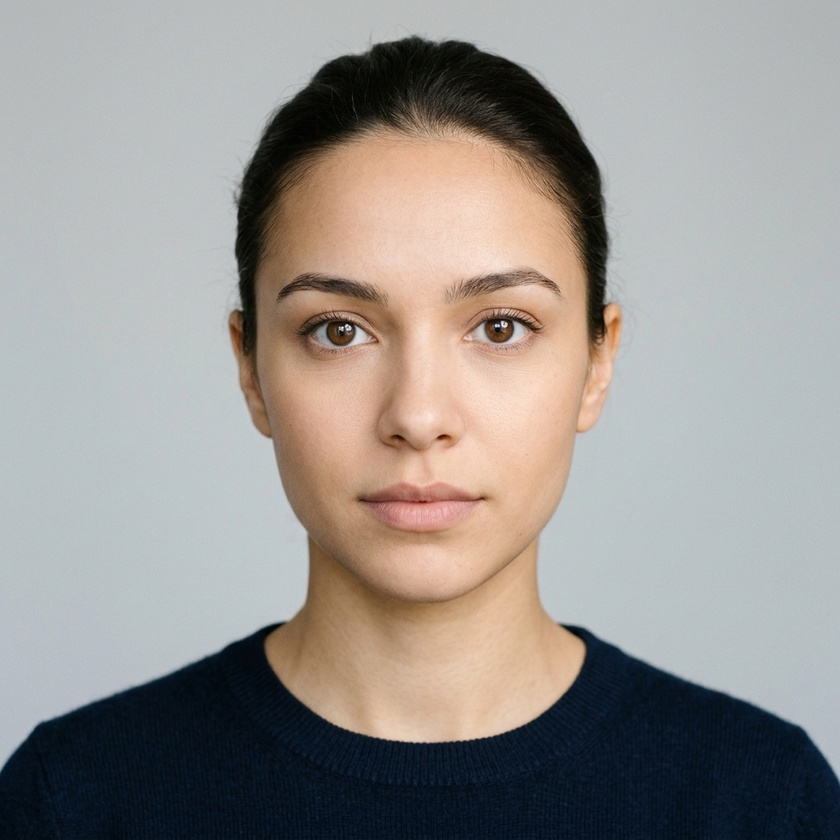
#> input picture assets/images/eye_face.jpg, 840 x 840 px, shrunk from 1024 x 1024 before the run
$ jupyter execute 03_Face_and_Eyes_Detection.ipynb   (shell and % lines are left out)
#> lines starting #> are read from the running program, lines starting #| are printed output that depends on the picture; after the words box and inside, x2 and y2 are one past the last pixel; in counts of white or black regions, pixels touching at a corner belong together
<div style="
  background: linear-gradient(145deg, #1a0b08, #2d1310);
  border: 4px solid transparent;
  border-radius: 14px;
  padding: 18px 22px;
  margin: 12px 0;
  font-size: 26px;
  font-weight: 600;
  color: #fff8f6;
  box-shadow: 0 6px 14px rgba(0,0,0,0.3);
  background-clip: padding-box;
  position: relative;
">
  <div style="
    position: absolute;
    inset: 0;
    padding: 4px;
    border-radius: 14px;
    background: linear-gradient(90deg, #ff7b00, #ff0054, #9d0208);
    -webkit-mask:
      linear-gradient(#fff 0 0) content-box,
      linear-gradient(#fff 0 0);
    -webkit-mask-composite: xor;
    mask-composite: exclude;
    pointer-events: none;
  "></div>

  <b>03 $\rightarrow$ Hierarchical Face & Eye Detection</b>
  <br>
  <span style="color:#ffb5a7; font-size: 18px;">(Hierarchical Region-of-Interest Pipeline for Robust Eye Localization)</span>
</div>

---

## Overview
In this notebook, we implement **Hierarchical Region of Interest (ROI)** detection:
1. Detect the **face** bounding box $(x, y, w, h)$ first.
2. Constrain eye detection strictly inside the **upper portion of the face ROI**.

### Why Hierarchical Detection is Superior:
- **Accuracy**: Restricts eye search strictly to the eye-level region of the face.
- **Speed**: Searching a small face sub-region is much faster than scanning the entire canvas.

---

# Table of Contents

1. [Import Libraries](#1-import-libraries)
2. [Load Face and Eye Classifiers](#2-load-face-and-eye-classifiers)
3. [Load and Prepare the Input Image](#3-load-and-prepare-the-input-image)
4. [Hierarchical Detection Function](#4-hierarchical-detection-function)
5. [Visualizations](#5-visualizations)
   - 5.1 [Plot 1: Side-by-Side Detection Overview](#51-plot-1-side-by-side-detection-overview)
   - 5.2 [Plot 2: Multi-Level Breakdown (Face ROI & Isolated Eyes)](#52-plot-2-multi-level-breakdown-face-roi-isolated-eyes)
6. [Key Takeaways](#6-key-takeaways)

---

<a id="1-import-libraries"></a>
##

<span style="
  display: inline-block;
  color: #fff;
  background: linear-gradient(135deg, #7209b7, #4cc9f0);
  padding: 12px 20px;
  border-radius: 12px;
  font-size: 24px;
  font-weight: 700;
  box-shadow: 0 4px 12px rgba(0,0,0,0.3);
  transition: transform 0.2s ease, box-shadow 0.2s ease;
">1. Import Libraries</span>

[cell 1]
import cv2
import numpy as np
import matplotlib.pyplot as plt

<a id="2-load-face-and-eye-classifiers"></a>
##

<span style="
  display: inline-block;
  color: #fff;
  background: linear-gradient(135deg, #7209b7, #4cc9f0);
  padding: 12px 20px;
  border-radius: 12px;
  font-size: 24px;
  font-weight: 700;
  box-shadow: 0 4px 12px rgba(0,0,0,0.3);
  transition: transform 0.2s ease, box-shadow 0.2s ease;
">2. Load Face and Eye Classifiers</span>

[cell 2]
face_cascade_path = 'Haarcascades/haarcascade_frontalface_default.xml'
eye_cascade_path = 'Haarcascades/haarcascade_eye.xml'

face_classifier = cv2.CascadeClassifier(face_cascade_path)
eye_classifier = cv2.CascadeClassifier(eye_cascade_path)

if face_classifier.empty() or eye_classifier.empty():
    print("Error loading cascade files!")
else:
    print("Both Face and Eye classifiers loaded successfully!")

<a id="3-load-and-prepare-the-input-image"></a>
##

<span style="
  display: inline-block;
  color: #fff;
  background: linear-gradient(135deg, #7209b7, #4cc9f0);
  padding: 12px 20px;
  border-radius: 12px;
  font-size: 24px;
  font-weight: 700;
  box-shadow: 0 4px 12px rgba(0,0,0,0.3);
  transition: transform 0.2s ease, box-shadow 0.2s ease;
">3. Load and Prepare the Input Image</span>

[cell 3]
image_bgr = cv2.imread('assets/images/eye_face.jpg')
#> image_bgr is the input picture: shape (840, 840, 3); mean B, G, R 144.2, 147.8, 151.9

image_rgb = cv2.cvtColor(image_bgr, cv2.COLOR_BGR2RGB)
image_gray = cv2.cvtColor(image_bgr, cv2.COLOR_BGR2GRAY)
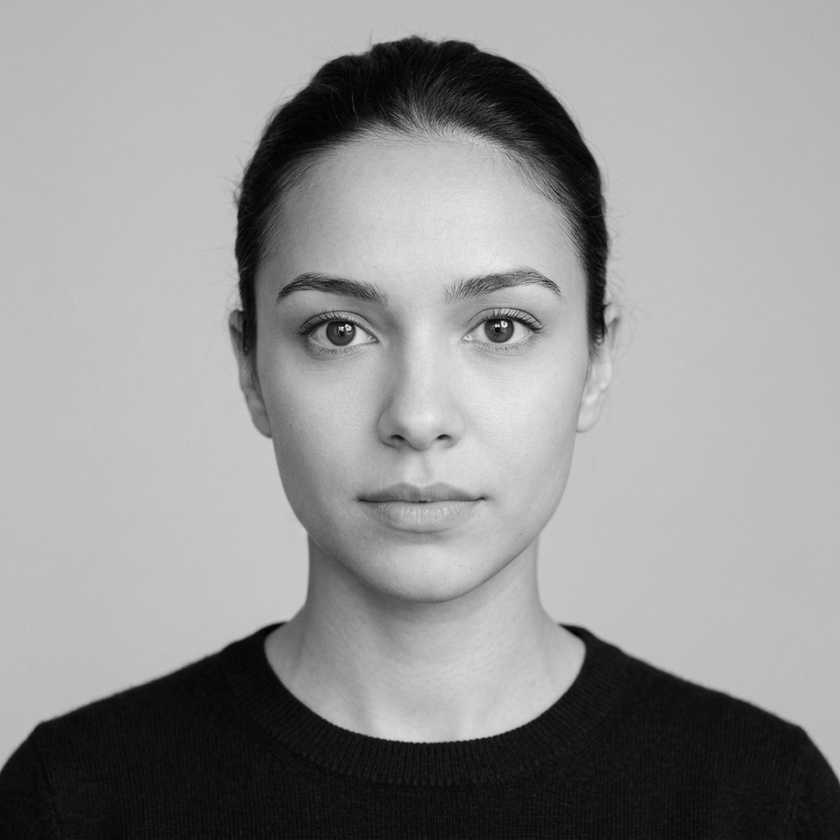
#> image_gray: shape (840, 840); min 0, max 250, mean 148.6

print(f"Image Dimensions: {image_rgb.shape[1]} x {image_rgb.shape[0]} px")
#| Image Dimensions: 840 x 840 px

<a id="4-hierarchical-detection-function"></a>
##

<span style="
  display: inline-block;
  color: #fff;
  background: linear-gradient(135deg, #7209b7, #4cc9f0);
  padding: 12px 20px;
  border-radius: 12px;
  font-size: 24px;
  font-weight: 700;
  box-shadow: 0 4px 12px rgba(0,0,0,0.3);
  transition: transform 0.2s ease, box-shadow 0.2s ease;
">4. Hierarchical Detection Function</span>

- First, detect the face on `image_gray`.
- Extract `roi_gray` and search the upper $58\%$ of the face (`upper_h = int(h * 0.58)`).
- Draw the face in red `(255, 0, 0)` and eyes in blue `(0, 0, 255)` with green center markers.

[cell 4]
def detect_faces_and_eyes(image_rgb, image_gray):
    canvas = image_rgb.copy()
    faces = face_classifier.detectMultiScale(image_gray, scaleFactor=1.3, minNeighbors=5)
#> faces = [[201, 152, 443, 443]]

    detection_data = []

    for (x, y, w, h) in faces:
        # Draw face rectangle in basic red
        cv2.rectangle(canvas, (x, y), (x + w, y + h), (255, 0, 0), 5)
        cv2.putText(canvas, "Face", (x, y - 10), cv2.FONT_HERSHEY_SIMPLEX, 0.9, (255, 0, 0), 2)

        # Constrain eye search to the upper 58% of the face ROI
        upper_h = int(h * 0.58)
        roi_gray_upper = image_gray[y:y+upper_h, x:x+w]
        roi_color = canvas[y:y+h, x:x+w]

        eyes = eye_classifier.detectMultiScale(
            roi_gray_upper,
            scaleFactor=1.1,
            minNeighbors=5,
            minSize=(50, 50)
        )
        eyes = sorted(eyes, key=lambda b: b[0])

        for (ex, ey, ew, eh) in eyes:
            # Draw eye rectangle in basic blue
            cv2.rectangle(roi_color, (ex, ey), (ex + ew, ey + eh), (0, 0, 255), 3)
            # Mark eye center
            cv2.circle(roi_color, (ex + ew // 2, ey + eh // 2), 4, (0, 255, 0), -1)

        detection_data.append({
            'face_box': (x, y, w, h),
            'eye_boxes': eyes
        })
#> this loop made 1 pass
#> (x, y, w, h, upper_h, eyes) on pass 1: (201, 152, 443, 443, 256, [[84, 133, 93, 93], [251, 130, 92, 92]])
#> pass 1, in detect_faces_and_eyes, `roi_gray_upper = image_gray[y:y+upper_h, x:x+w]`:
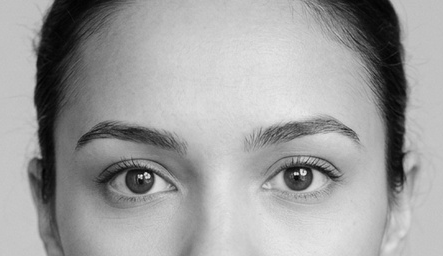
#> roi_gray_upper: shape (256, 443); min 2, max 250, mean 159.3
#> pass 1, in detect_faces_and_eyes, `roi_color = canvas[y:y+h, x:x+w]`:
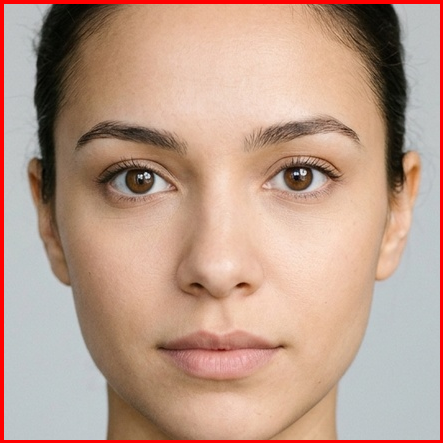
#> roi_color: shape (443, 443, 3); mean R, G, B 188.9, 156.3, 139.3
#> after the loop:
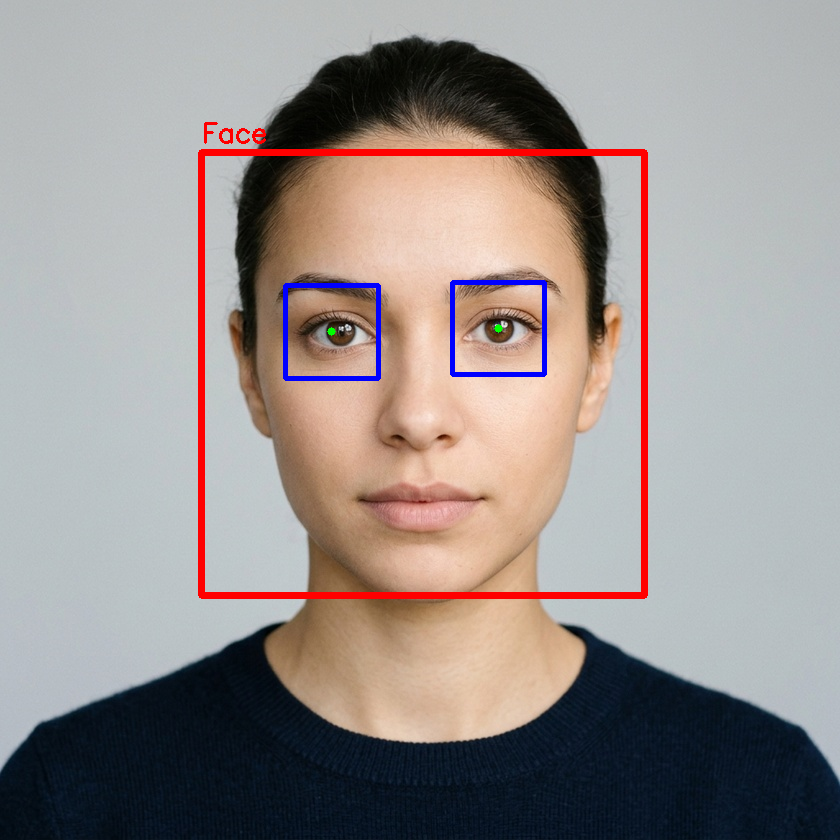
#> canvas: shape (840, 840, 3); mean R, G, B 152.4, 143.9, 141.9
#> after the loop:
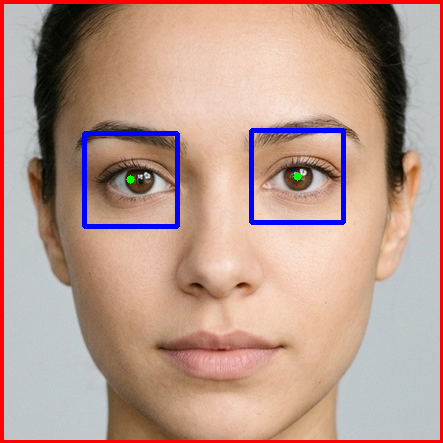
#> roi_color: shape (443, 443, 3); 1.92% of pixels changed, all inside (x1, y1, x2, y2) = (82, 128, 346, 229)
#> after the loop, detection_data = 1 item

    return canvas, detection_data

hierarchical_result, detection_data = detect_faces_and_eyes(image_rgb, image_gray)
#> detection_data = 1 item

print(f"Faces detected: {len(detection_data)}")
#| Faces detected: 1
if len(detection_data) > 0:
    print(f"Eyes detected inside face: {len(detection_data[0]['eye_boxes'])}")
#| Eyes detected inside face: 2

<a id="5-visualizations"></a>
##

<span style="
  display: inline-block;
  color: #fff;
  background: linear-gradient(135deg, #7209b7, #4cc9f0);
  padding: 12px 20px;
  border-radius: 12px;
  font-size: 24px;
  font-weight: 700;
  box-shadow: 0 4px 12px rgba(0,0,0,0.3);
  transition: transform 0.2s ease, box-shadow 0.2s ease;
">5. Visualizations</span>

<a id="51-plot-1-side-by-side-detection-overview"></a>
### <span style="display: inline-block; color: #fff; background: linear-gradient(135deg, #16A34A, #0F766E); padding: 7px 16px; border-radius: 6px; font-size: 16px; font-weight: 700; letter-spacing: 0.3px;">5.1 Plot 1: Side-by-Side Detection Overview</span>

[cell 5]
fig, axes = plt.subplots(1, 2, figsize=(14, 6))

axes[0].imshow(image_rgb)
axes[0].set_title("Original Image", fontsize=13, fontweight='bold')
axes[0].axis('off')

axes[1].imshow(hierarchical_result)
axes[1].set_title("Hierarchical Face & Eye Detection", fontsize=13, fontweight='bold')
axes[1].axis('off')

plt.tight_layout()
plt.show()

<a id="52-plot-2-multi-level-breakdown-face-roi-isolated-eyes"></a>
### <span style="display: inline-block; color: #fff; background: linear-gradient(135deg, #16A34A, #0F766E); padding: 7px 16px; border-radius: 6px; font-size: 16px; font-weight: 700; letter-spacing: 0.3px;">5.2 Plot 2: Multi-Level Breakdown (Face ROI & Isolated Eyes)</span>

[cell 6]
if len(detection_data) > 0:
    fx, fy, fw, fh = detection_data[0]['face_box']
#> fx = 201; fy = 152; fw = 443; fh = 443
    eyes = detection_data[0]['eye_boxes']
#> eyes = [[84, 133, 93, 93], [251, 130, 92, 92]]

    fig = plt.figure(figsize=(12, 6))

    # 1. Full Image
    ax1 = plt.subplot2grid((2, 3), (0, 0), rowspan=2)
    ax1.imshow(hierarchical_result)
    ax1.set_title("Full Annotated Frame", fontsize=11, fontweight='bold')
    ax1.axis('off')

    # 2. Face ROI
    ax2 = plt.subplot2grid((2, 3), (0, 1), rowspan=2)
    face_crop = image_rgb[fy:fy+fh, fx:fx+fw]
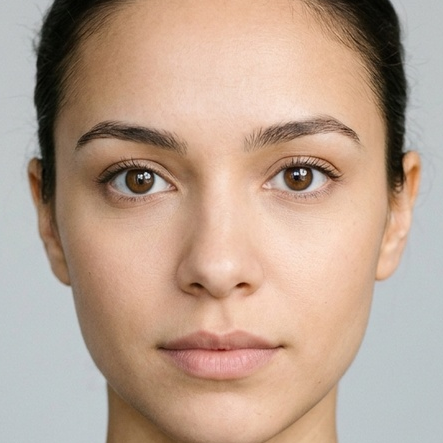
#> face_crop: shape (443, 443, 3); mean R, G, B 186.4, 161.6, 144.4
    ax2.imshow(face_crop)
    ax2.set_title(f"Face ROI ({fw}x{fh} px)", fontsize=11, fontweight='bold')
    ax2.axis('off')

    # 3. Individual Eyes (Left & Right)
    eye_labels = ["Left Eye", "Right Eye"]
    for i, (ex, ey, ew, eh) in enumerate(eyes[:2]):
        ax_eye = plt.subplot2grid((2, 3), (i, 2))
        eye_crop = face_crop[ey:ey+eh, ex:ex+ew]
        ax_eye.imshow(eye_crop)
        ax_eye.set_title(f"{eye_labels[i]}\n({ew}x{eh} px)", fontsize=10, fontweight='bold')
        ax_eye.axis('off')
#> this loop made 2 passes
#> pass 1, `eye_crop = face_crop[ey:ey+eh, ex:ex+ew]`:
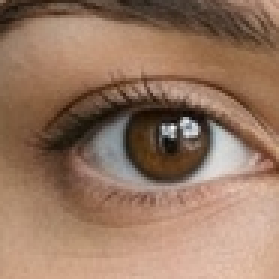
#> eye_crop: shape (93, 93, 3) (shown 3 times larger); mean R, G, B 151, 119.1, 98
#> pass 2, `eye_crop = face_crop[ey:ey+eh, ex:ex+ew]`:
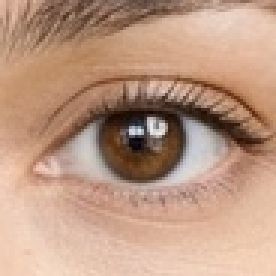
#> eye_crop: shape (92, 92, 3) (shown 3 times larger); mean R, G, B 188.6, 152.4, 130.5

    plt.tight_layout()
    plt.show()
